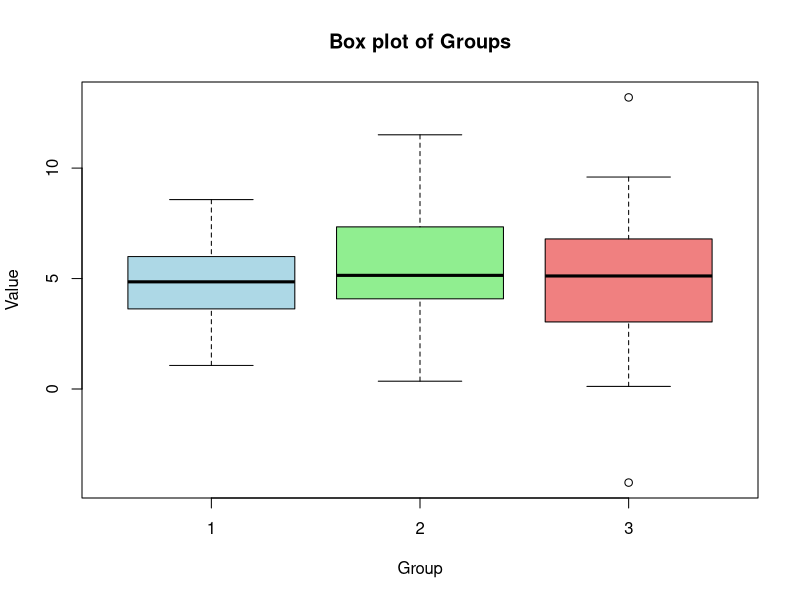
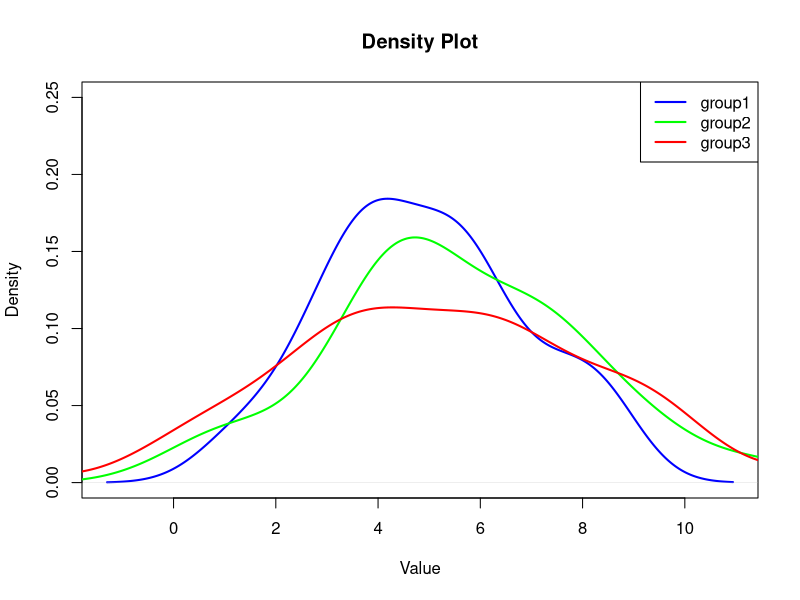

The R script that drew these images, in order:
set.seed(123)

group1 = rnorm(30, mean=5, sd=2)
group2 = rnorm(30, mean=5, sd=3)
group3 = rnorm(30, mean=5, sd=4)

data_list = c(group1, group2, group3)

bartlett_test_result <- bartlett.test(list(group1, group2, group3))

print(bartlett_test_result)

boxplot(list(group1, group2, group3), col=c("lightblue", "lightgreen", "lightcoral"),
        main="Box plot of Groups", xlab="Group", ylab="Value")

plot(density(group1), col="blue", lwd=2, main="Density Plot", xlab="Value", ylim=c(0, 0.25))
lines(density(group2), col="green", lwd=2)
lines(density(group3), col="red", lwd=2)

legend("topright", legend=c("group1", "group2", "group3"), col=c("blue", "green", "red"), lwd=2)
